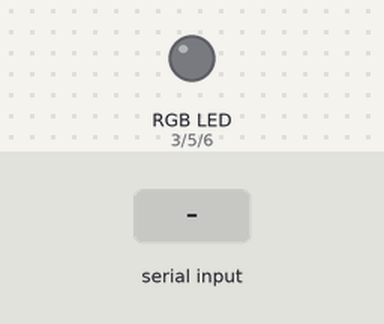
Simulated run of this sketch. Board: Arduino Uno, built with avr-gcc and run on an emulated ATmega328P. Parts: an RGB LED mixed from three pins (HIGH = lit). The inputs (shaded band) are chosen by the test bench. Dim RGB values are drawn brighter than linear.

Above: at 1.2 s.
1.3 s: byte 30 received over Serial
At 2.2 s:
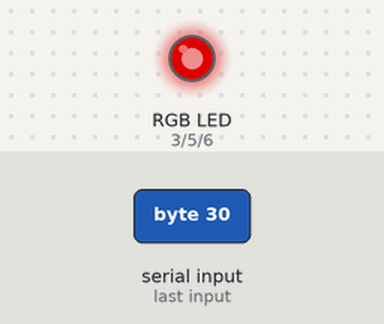
2.8 s: byte 90 received over Serial
At 3.4 s:
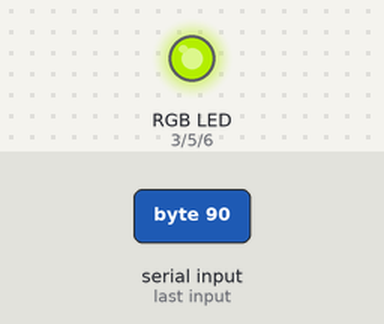
4.3 s: byte 120 received over Serial
At 5.7 s:
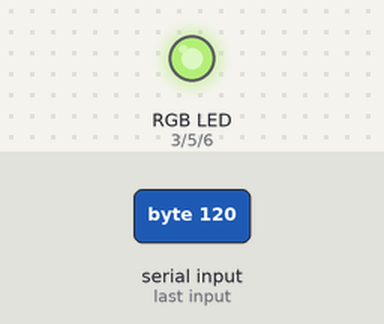
Timing chart, 0 to 7.3 s (numbered marks = the images above; inputs shaded):
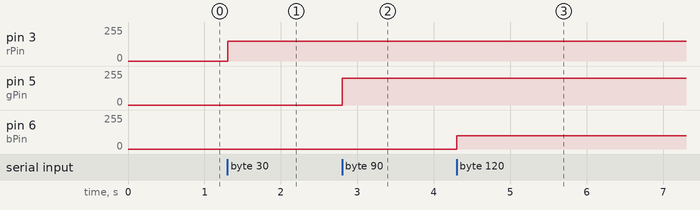

The sketch:

rgb_led_mcu.ino
```cpp
unsigned char temp;
int rPin = 3;
int gPin = 5;
int bPin = 6;


void setup() {
  Serial.begin(9600);
  pinMode(rPin, OUTPUT);
  pinMode(gPin, OUTPUT);
  pinMode(bPin, OUTPUT);
  analogWrite(rPin, 0);
  analogWrite(gPin, 0);
  analogWrite(bPin, 0);
}

void loop() {
  while(Serial.available()){ //如果电脑给单片机发送了数据,就把同样的数据发送回去.
    temp = Serial.read();
    if(temp < 50){
      analogWrite(rPin, temp * 5);
    }else if(temp < 100){
      analogWrite(gPin, (temp - 50) * 5);
    }else if(temp < 150){
      analogWrite(bPin, (temp - 100) * 5);
    }
  }
  delay(1);
}
```

Measured:
- after the input at 1.3 s, pin 3 (rPin): 0/255 → 150/255 at once
- after the input at 2.8 s, pin 5 (gPin): 0/255 → 200/255 at once
- after the input at 4.3 s, pin 6 (bPin): 0/255 → 100/255 at once
